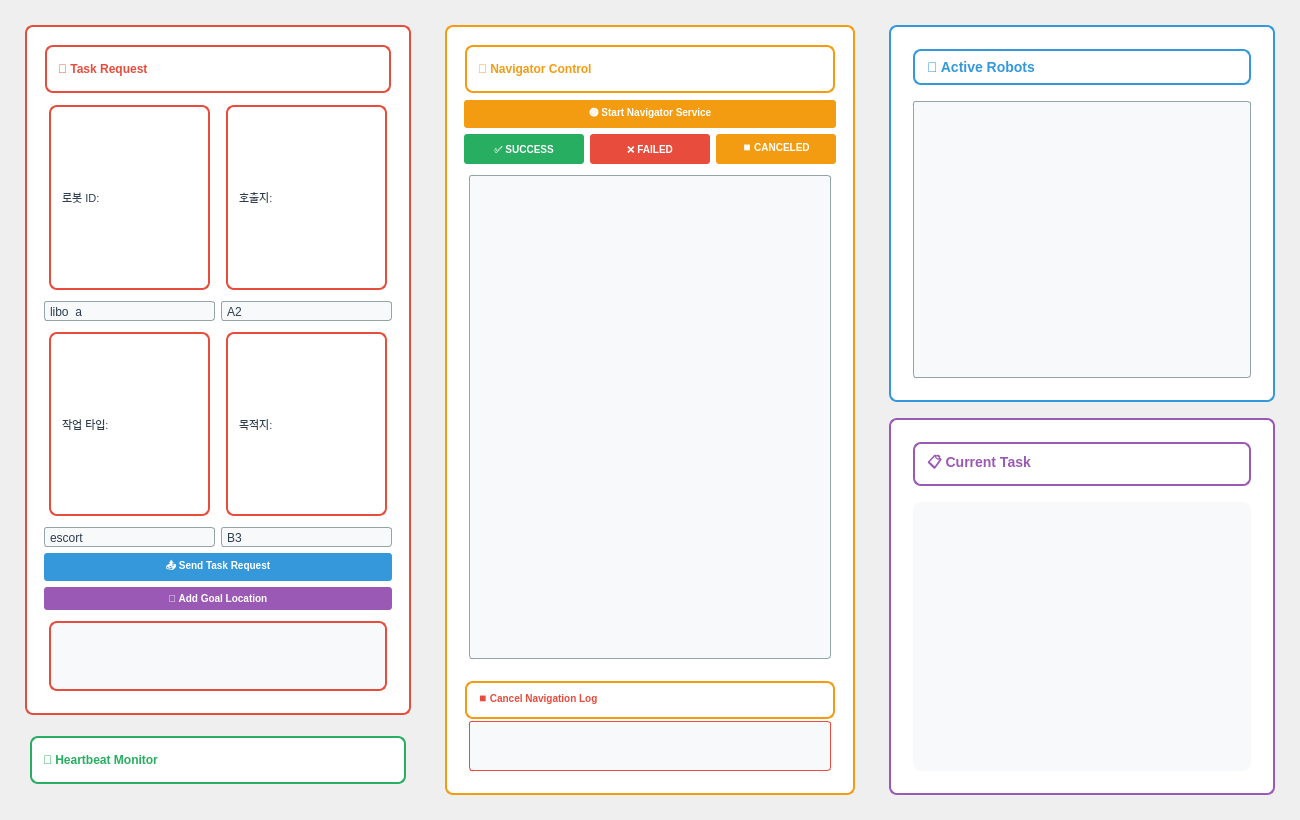
<?xml version="1.0" encoding="UTF-8"?>
<ui version="4.0">
 <class>MainControlTab</class>
 <widget class="QWidget" name="MainControlTab">
  <property name="geometry">
   <rect>
    <x>0</x>
    <y>0</y>
    <width>1300</width>
    <height>820</height>
   </rect>
  </property>
  <layout class="QHBoxLayout" name="horizontalLayout">
   <item>
    <widget class="QWidget" name="left_container" native="true">
     <property name="minimumSize">
      <size>
       <width>400</width>
       <height>0</height>
      </size>
     </property>
     <property name="maximumSize">
      <size>
       <width>450</width>
       <height>16777215</height>
      </size>
     </property>
     <layout class="QVBoxLayout" name="left_layout">
      <item>
       <widget class="QFrame" name="task_request_frame">
        <property name="styleSheet">
         <string>QFrame {
    border: 2px solid #e74c3c;
    border-radius: 8px;
    background-color: #ffffff;
    margin: 5px;
    padding: 8px;
}
QLabel {
    color: #2c3e50;
    font-size: 11px;
}
QLineEdit {
    background-color: #f8f9fa;
    color: #2c3e50;
    border: 1px solid #95a5a6;
    border-radius: 3px;
    padding: 3px;
}
QPushButton {
    background-color: #3498db;
    color: white;
    border: none;
    padding: 5px 10px;
    border-radius: 3px;
    font-weight: bold;
    font-size: 10px;
}
QPushButton:hover {
    background-color: #2980b9;
}</string>
        </property>
        <layout class="QVBoxLayout" name="task_layout">
         <item>
          <widget class="QLabel" name="task_title_label">
           <property name="minimumSize">
            <size>
             <width>0</width>
             <height>50</height>
            </size>
           </property>
           <property name="maximumSize">
            <size>
             <width>16777215</width>
             <height>50</height>
            </size>
           </property>
           <property name="styleSheet">
            <string>font-size: 12px; font-weight: bold; color: #e74c3c; margin: 1px;</string>
           </property>
           <property name="text">
            <string>🚀 Task Request</string>
           </property>
          </widget>
         </item>
         <item>
          <layout class="QHBoxLayout" name="input_grid_layout">
           <item>
            <layout class="QVBoxLayout" name="left_column">
             <item>
              <widget class="QLabel" name="robot_id_label">
               <property name="text">
                <string>로봇 ID:</string>
               </property>
              </widget>
             </item>
             <item>
              <widget class="QLineEdit" name="robot_id_edit">
               <property name="maximumSize">
                <size>
                 <width>16777215</width>
                 <height>20</height>
                </size>
               </property>
               <property name="text">
                <string>libo_a</string>
               </property>
              </widget>
             </item>
             <item>
              <widget class="QLabel" name="task_type_label">
               <property name="text">
                <string>작업 타입:</string>
               </property>
              </widget>
             </item>
             <item>
              <widget class="QLineEdit" name="task_type_edit">
               <property name="maximumSize">
                <size>
                 <width>16777215</width>
                 <height>20</height>
                </size>
               </property>
               <property name="text">
                <string>escort</string>
               </property>
              </widget>
             </item>
            </layout>
           </item>
           <item>
            <layout class="QVBoxLayout" name="right_column">
             <item>
              <widget class="QLabel" name="call_location_label">
               <property name="text">
                <string>호출지:</string>
               </property>
              </widget>
             </item>
             <item>
              <widget class="QLineEdit" name="call_location_edit">
               <property name="maximumSize">
                <size>
                 <width>16777215</width>
                 <height>20</height>
                </size>
               </property>
               <property name="text">
                <string>A2</string>
               </property>
              </widget>
             </item>
             <item>
              <widget class="QLabel" name="goal_location_label">
               <property name="text">
                <string>목적지:</string>
               </property>
              </widget>
             </item>
             <item>
              <widget class="QLineEdit" name="goal_location_edit">
               <property name="maximumSize">
                <size>
                 <width>16777215</width>
                 <height>20</height>
                </size>
               </property>
               <property name="text">
                <string>B3</string>
               </property>
              </widget>
             </item>
            </layout>
           </item>
          </layout>
         </item>
         <item>
          <widget class="QPushButton" name="send_task_button">
           <property name="text">
            <string>📤 Send Task Request</string>
           </property>
          </widget>
         </item>
         <item>
          <layout class="QHBoxLayout" name="button_layout">
           <item>
            <widget class="QPushButton" name="add_goal_location_button">
             <property name="text">
              <string>🎯 Add Goal Location</string>
             </property>
             <property name="styleSheet">
              <string>background-color: #9b59b6; color: white; border: none; padding: 5px 10px; border-radius: 3px; font-weight: bold; font-size: 10px;</string>
             </property>
            </widget>
           </item>
          </layout>
         </item>
         <item>
          <widget class="QTextEdit" name="task_log_text">
           <property name="minimumSize">
            <size>
             <width>0</width>
             <height>80</height>
            </size>
           </property>
           <property name="maximumSize">
            <size>
             <width>16777215</width>
             <height>80</height>
            </size>
           </property>
           <property name="styleSheet">
            <string>background-color: #f8f9fa; color: #2c3e50; font-size: 9px;</string>
           </property>
          </widget>
         </item>
        </layout>
       </widget>
      </item>
      <item>
       <widget class="QFrame" name="heartbeat_frame">
        <layout class="QVBoxLayout" name="heartbeat_layout">
         <item>
          <widget class="QLabel" name="heartbeat_title_label">
           <property name="minimumSize">
            <size>
             <width>0</width>
             <height>50</height>
            </size>
           </property>
           <property name="maximumSize">
            <size>
             <width>16777215</width>
             <height>50</height>
            </size>
           </property>
           <property name="styleSheet">
            <string>font-size: 12px; font-weight: bold; color: #27ae60; margin: 1px; background-color: white; border: 2px solid #27ae60; border-radius: 8px; padding: 8px;</string>
           </property>
           <property name="text">
            <string>💓 Heartbeat Monitor</string>
           </property>
          </widget>
         </item>
         <item>
          <widget class="QWidget" name="heartbeat_log_text" native="true"/>
         </item>
        </layout>
       </widget>
      </item>
     </layout>
    </widget>
   </item>
   <item>
    <widget class="QWidget" name="center_container" native="true">
     <property name="minimumSize">
      <size>
       <width>400</width>
       <height>0</height>
      </size>
     </property>
     <property name="maximumSize">
      <size>
       <width>450</width>
       <height>16777215</height>
      </size>
     </property>
     <layout class="QVBoxLayout" name="center_layout">
      <item>
       <widget class="QFrame" name="navigator_frame">
        <property name="styleSheet">
         <string>QFrame {
    border: 2px solid #f39c12;
    border-radius: 8px;
    background-color: #ffffff;
    margin: 5px;
    padding: 8px;
}
QLabel {
    color: #2c3e50;
    font-size: 11px;
}
QLineEdit {
    background-color: #f8f9fa;
    color: #2c3e50;
    border: 1px solid #95a5a6;
    border-radius: 3px;
    padding: 3px;
}
QPushButton {
    background-color: #f39c12;
    color: white;
    border: none;
    padding: 5px 10px;
    border-radius: 3px;
    font-weight: bold;
    font-size: 10px;
}
QPushButton:hover {
    background-color: #e67e22;
}
QTextEdit {
    background-color: #f8f9fa;
    color: #2c3e50;
    border: 1px solid #95a5a6;
    border-radius: 3px;
    font-size: 9px;
}</string>
        </property>
        <layout class="QVBoxLayout" name="navigator_layout">
         <item>
          <widget class="QLabel" name="navigator_title_label">
           <property name="minimumSize">
            <size>
             <width>0</width>
             <height>50</height>
            </size>
           </property>
           <property name="maximumSize">
            <size>
             <width>16777215</width>
             <height>50</height>
            </size>
           </property>
           <property name="styleSheet">
            <string>font-size: 12px; font-weight: bold; color: #f39c12; margin: 1px;</string>
           </property>
           <property name="text">
            <string>🧭 Navigator Control</string>
           </property>
          </widget>
         </item>
         <item>
          <widget class="QPushButton" name="toggle_navigator_button">
           <property name="text">
            <string>🟢 Start Navigator Service</string>
           </property>
          </widget>
         </item>
         <item>
          <layout class="QHBoxLayout" name="navigation_result_layout">
           <item>
            <widget class="QPushButton" name="send_success_button">
             <property name="minimumSize">
              <size>
               <width>120</width>
               <height>30</height>
              </size>
             </property>
             <property name="maximumSize">
              <size>
               <width>120</width>
               <height>30</height>
              </size>
             </property>
             <property name="text">
              <string>✅ SUCCESS</string>
             </property>
             <property name="styleSheet">
              <string>background-color: #27ae60; color: white; border: none; padding: 5px 10px; border-radius: 3px; font-weight: bold; font-size: 10px;</string>
             </property>
            </widget>
           </item>
           <item>
            <widget class="QPushButton" name="send_failed_button">
             <property name="minimumSize">
              <size>
               <width>120</width>
               <height>30</height>
              </size>
             </property>
             <property name="maximumSize">
              <size>
               <width>120</width>
               <height>30</height>
              </size>
             </property>
             <property name="text">
              <string>❌ FAILED</string>
             </property>
             <property name="styleSheet">
              <string>background-color: #e74c3c; color: white; border: none; padding: 5px 10px; border-radius: 3px; font-weight: bold; font-size: 10px;</string>
             </property>
            </widget>
           </item>
           <item>
            <widget class="QPushButton" name="send_canceled_button">
             <property name="minimumSize">
              <size>
               <width>120</width>
               <height>30</height>
              </size>
             </property>
             <property name="maximumSize">
              <size>
               <width>120</width>
               <height>30</height>
              </size>
             </property>
             <property name="text">
              <string>⏹️ CANCELED</string>
             </property>
             <property name="styleSheet">
              <string>background-color: #f39c12; color: white; border: none; padding: 5px 10px; border-radius: 3px; font-weight: bold; font-size: 10px;</string>
             </property>
            </widget>
           </item>
          </layout>
         </item>
         <item>
          <widget class="QTextEdit" name="navigator_log_text">
           <property name="minimumSize">
            <size>
             <width>0</width>
             <height>200</height>
            </size>
           </property>
           <property name="styleSheet">
            <string>background-color: #f8f9fa; color: #2c3e50; font-size: 9px;</string>
           </property>
          </widget>
         </item>
         <item>
          <widget class="QLabel" name="cancel_navigation_label">
           <property name="enabled">
            <bool>true</bool>
           </property>
           <property name="minimumSize">
            <size>
             <width>0</width>
             <height>40</height>
            </size>
           </property>
           <property name="maximumSize">
            <size>
             <width>16777215</width>
             <height>20</height>
            </size>
           </property>
           <property name="styleSheet">
            <string>font-size: 10px; font-weight: bold; color: #e74c3c; margin: 1px;</string>
           </property>
           <property name="text">
            <string>⏹️ Cancel Navigation Log</string>
           </property>
          </widget>
         </item>
         <item>
          <widget class="QTextEdit" name="cancel_navigation_log_text">
           <property name="minimumSize">
            <size>
             <width>0</width>
             <height>60</height>
            </size>
           </property>
           <property name="maximumSize">
            <size>
             <width>16777215</width>
             <height>60</height>
            </size>
           </property>
           <property name="styleSheet">
            <string>background-color: #f8f9fa; color: #2c3e50; font-size: 9px; border: 1px solid #e74c3c; border-radius: 3px;</string>
           </property>
           <property name="text" stdset="0">
            <string>취소 요청 없음</string>
           </property>
          </widget>
         </item>
        </layout>
       </widget>
      </item>
     </layout>
    </widget>
   </item>
   <item>
    <widget class="QWidget" name="right_container" native="true">
     <property name="minimumSize">
      <size>
       <width>400</width>
       <height>0</height>
      </size>
     </property>
     <property name="maximumSize">
      <size>
       <width>450</width>
       <height>16777215</height>
      </size>
     </property>
     <layout class="QVBoxLayout" name="right_layout">
      <item>
       <widget class="QFrame" name="robot_status_frame">
        <property name="styleSheet">
         <string>QFrame {
    border: 2px solid #3498db;
    border-radius: 8px;
    background-color: #ffffff;
    margin: 5px;
    padding: 8px;
}
QLabel {
    color: #2c3e50;
    font-size: 12px;
}
QLabel#robot_status_title {
    font-size: 14px;
    font-weight: bold;
    color: #3498db;
}
QLabel#robot_list_label {
    font-size: 13px;
    color: #2c3e50;
}</string>
        </property>
        <layout class="QVBoxLayout" name="robot_status_layout">
         <item>
          <widget class="QLabel" name="robot_status_title">
           <property name="minimumSize">
            <size>
             <width>0</width>
             <height>30</height>
            </size>
           </property>
           <property name="styleSheet">
            <string>font-size: 14px; font-weight: bold; color: #3498db;</string>
           </property>
           <property name="text">
            <string>🤖 Active Robots</string>
           </property>
          </widget>
         </item>
         <item>
          <widget class="QTextEdit" name="robot_list_text">
           <property name="styleSheet">
            <string>background-color: #f8f9fa; color: #2c3e50; font-size: 11px; border: 1px solid #95a5a6; border-radius: 3px;</string>
           </property>
          </widget>
         </item>
        </layout>
       </widget>
      </item>
      <item>
       <widget class="QFrame" name="current_task_frame">
        <property name="styleSheet">
         <string>QFrame {
    border: 2px solid #9b59b6;
    border-radius: 8px;
    background-color: #ffffff;
    margin: 5px;
    padding: 8px;
}
QLabel {
    color: #2c3e50;
    font-size: 12px;
}
QLabel#current_task_title {
    font-size: 14px;
    font-weight: bold;
    color: #9b59b6;
}</string>
        </property>
        <layout class="QVBoxLayout" name="current_task_layout">
         <item>
          <widget class="QLabel" name="current_task_title">
           <property name="minimumSize">
            <size>
             <width>0</width>
             <height>30</height>
            </size>
           </property>
           <property name="styleSheet">
            <string>font-size: 14px; font-weight: bold; color: #9b59b6;</string>
           </property>
           <property name="text">
            <string>📋 Current Task</string>
           </property>
          </widget>
         </item>
         <item>
          <widget class="QTextEdit" name="current_task_text">
           <property name="styleSheet">
            <string>background-color: #f8f9fa; color: #2c3e50; font-size: 11px; border: none;</string>
           </property>
           <property name="text" stdset="0">
            <string>활성 작업 없음</string>
           </property>
          </widget>
         </item>
        </layout>
       </widget>
      </item>
     </layout>
    </widget>
   </item>
  </layout>
 </widget>
 <resources/>
 <connections/>
</ui>
